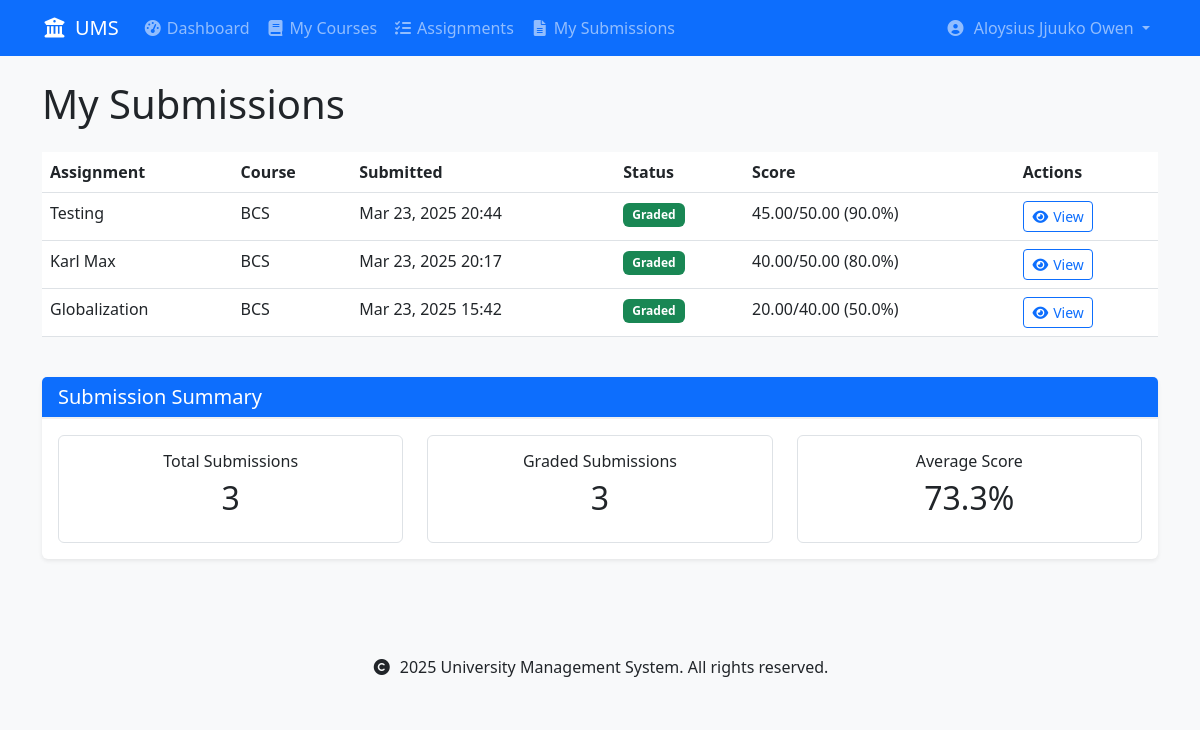
Page /assignments/my-submissions/ (signed in) on the committed database.
### accounts/models.py (models this page shows, shortened)
class User(AbstractUser):
    USER_TYPE_CHOICES = [
        ('student', 'Student'),
        ('lecturer', 'Lecturer'),
    ]
    user_type = models.CharField(max_length=10, choices=USER_TYPE_CHOICES)
    registration_number = models.CharField(max_length=20, unique=True, null=True, blank=True)
    staff_number = models.CharField(max_length=20, unique=True, null=True, blank=True)
    department = models.ForeignKey('schools.Department', on_delete=models.SET_NULL, null=True)
    class Meta:
        db_table = 'accounts_user'
        verbose_name = 'User'
        verbose_name_plural = 'Users'
    def is_student(self):
        return self.user_type == 'student'

### assignments/models.py (models this page shows, shortened)
class Submission(models.Model):
    assignment = models.ForeignKey(
        Assignment,
        on_delete=models.CASCADE,
        related_name='submissions'
    )
    student = models.ForeignKey(
        settings.AUTH_USER_MODEL,
        on_delete=models.CASCADE,
        related_name='submissions',
        limit_choices_to={'user_type': 'student'}
    )
    content = models.TextField(
        help_text="Your response to the assignment",
        blank=True
    )
    file = models.FileField(
        upload_to=submission_file_path,
        null=True,
        blank=True,
        help_text="Upload your assignment file (PDF format only)",
    )
    submitted_at = models.DateTimeField(auto_now_add=True)
    marks = models.DecimalField(
        max_digits=5,
        decimal_places=2,
        null=True,
        blank=True,
        validators=[MinValueValidator(0)]
    )
    feedback = models.TextField(blank=True)
    graded_by = models.ForeignKey(
        settings.AUTH_USER_MODEL,
        on_delete=models.SET_NULL,
        null=True,
        blank=True,
        related_name='graded_submissions',
        limit_choices_to={'user_type': 'lecturer'}
    )
    graded_at = models.DateTimeField(null=True, blank=True)
    class Meta:
        unique_together = ['assignment', 'student']
        ordering = ['-submitted_at']
    def is_late(self):
        return self.submitted_at > self.assignment.due_date

class Assignment(models.Model):
    title = models.CharField(max_length=200)
    course = models.ForeignKey(
        'courses.Course',
        on_delete=models.CASCADE,
        related_name='assignments'
    )
    description = models.TextField()
    due_date = models.DateTimeField()
    total_marks = models.DecimalField(
        max_digits=5,
        decimal_places=2,
        validators=[MinValueValidator(0)]
    )
    created_at = models.DateTimeField(auto_now_add=True)
    created_by = models.ForeignKey(
        settings.AUTH_USER_MODEL,
        on_delete=models.CASCADE,
        related_name='created_assignments'
    )
    class Meta:
        ordering = ['-due_date']

### courses/models.py (models this page shows, shortened)
class Course(models.Model):
    code = models.CharField(max_length=10, unique=True)
    name = models.CharField(max_length=100)
    department = models.ForeignKey(
        'schools.Department',
        on_delete=models.CASCADE,
        related_name='courses'
    )
    lecturer = models.ForeignKey(
        settings.AUTH_USER_MODEL,
        on_delete=models.SET_NULL,  # Changed from CASCADE to SET_NULL
        related_name='courses_teaching',
        limit_choices_to={'user_type': 'lecturer'},
        null=True  # Allow null for existing records
    )
    description = models.TextField(blank=True)
    credits = models.PositiveIntegerField(
        validators=[MinValueValidator(1), MaxValueValidator(6)],
        default=3  # Default number of credits
    )
    is_active = models.BooleanField(default=True)
    created_at = models.DateTimeField(auto_now_add=True)
    updated_at = models.DateTimeField(auto_now=True)
    class Meta:
        ordering = ['department', 'code']
        unique_together = ['department', 'code']

### assignments/views.py (the view)
# urls.py: path('my-submissions/', views.my_submissions, name='my_submissions'),
@login_required
def my_submissions(request):
    if not request.user.is_student():
        messages.error(request, 'Only students can view their submissions.')
        return redirect('home')
    submissions = request.user.submissions.select_related(
        'assignment',
        'assignment__course'
    ).order_by('-submitted_at')
    return render(request, 'assignments/my_submissions.html', {
        'submissions': submissions
    })

### core/templatetags/custom_filters.py (called while the page is built)
@register.filter
def calculate_percentage(value, total):
    try:
        return round((float(value) / float(total)) * 100, 1)
    except (ValueError, ZeroDivisionError, TypeError):
        return 0

@register.filter
def graded_count(submissions):
    if isinstance(submissions, QuerySet):
        return submissions.exclude(marks__isnull=True).count()
    return sum(1 for sub in submissions if sub.marks is not None)

@register.filter
def average_score(submissions):
    if not submissions:
        return None
    graded = [sub for sub in submissions if sub.marks is not None]
    if not graded:
        return None
    percentages = [
        (sub.marks / sub.assignment.total_marks) * 100
        for sub in graded
    ]
    return sum(percentages) / len(percentages)

### templates/assignments/my_submissions.html (shortened to what this page needs)
{% extends 'base.html' %}
{% load custom_filters %}
{% block content %}
<div class="container">
    <h1 class="mb-4">My Submissions</h1>
    {% if submissions %}
        <div class="table-responsive">
            <table class="table table-hover">
                <thead>
                    <tr>
                        <th>Assignment</th>
                        <th>Course</th>
                        <th>Submitted</th>
                        <th>Status</th>
                        <th>Score</th>
                        <th>Actions</th>
                    </tr>
                </thead>
                <tbody>
                    {% for submission in submissions %}
                        <tr>
                            <td>{{ submission.assignment.title }}</td>
                            <td>{{ submission.assignment.course.code }}</td>
                            <td>
                                {{ submission.submitted_at|date:"M d, Y H:i" }}
                            </td>
                            <td>
                                {% if submission.marks %}
                                    <span class="badge bg-success">Graded</span>
                                {% else %}
                                    <span class="badge bg-info">Submitted</span>
                                {% endif %}
                            </td>
                            <td>
                                {% if submission.marks %}
                                    {{ submission.marks }}/{{ submission.assignment.total_marks }}
                                    ({{ submission.marks|calculate_percentage:submission.assignment.total_marks }}%)
                                {% else %}
                                    <span class="text-muted">Pending</span>
                                {% endif %}
                            </td>
                            <td>
                                <div class="btn-group">
                                    <a href="{% url 'assignments:submission_detail' submission.id %}"
                                       class="btn btn-sm btn-outline-primary">
                                        <i class="fas fa-eye me-1"></i>View
                                    </a>
                                </div>
                            </td>
                        </tr>
                    {% endfor %}
                </tbody>
            </table>
        </div>
        <div class="card mt-4">
            <div class="card-header bg-primary text-white">
                <h5 class="card-title mb-0">Submission Summary</h5>
            </div>
            <div class="card-body">
                <div class="row">
                    <div class="col-md-4">
                        <div class="border rounded p-3 text-center">
                            <h6>Total Submissions</h6>
                            <h2>{{ submissions|length }}</h2>
                        </div>
                    </div>
                    <div class="col-md-4">
                        <div class="border rounded p-3 text-center">
                            <h6>Graded Submissions</h6>
                            <h2>{{ submissions|graded_count }}</h2>
                        </div>
                    </div>
                    <div class="col-md-4">
                        <div class="border rounded p-3 text-center">
                            <h6>Average Score</h6>
                            <h2>
                                {% with avg=submissions|average_score %}
                                    {% if avg %}
                                        {{ avg|floatformat:1 }}%
                                    {% else %}
                                        N/A
                                    {% endif %}
                                {% endwith %}
                            </h2>
                        </div>
                    </div>
                </div>
            </div>
        </div>
    {% endif %}
</div>
{% endblock %}

### templates/base.html (shortened to what this page needs)
{% load static %}
<!DOCTYPE html>
<html lang="en">
<head>
    <link href="https://cdn.jsdelivr.net/npm/bootstrap@5.3.0/dist/css/bootstrap.min.css" rel="stylesheet">
    <link href="https://cdnjs.cloudflare.com/ajax/libs/font-awesome/6.0.0/css/all.min.css" rel="stylesheet">
    <link href="{% static 'css/custom.css' %}" rel="stylesheet">
</head>
<body>
    <nav class="navbar navbar-expand-lg navbar-dark bg-primary">
        <div class="container">
            <a class="navbar-brand" href="{% url 'home' %}">
                <i class="fas fa-university me-2"></i>UMS
            </a>
            <div class="collapse navbar-collapse" id="navbarNav">
                <ul class="navbar-nav me-auto">
                    {% if user.is_authenticated %}
                        {% if user.is_student %}
                            <li class="nav-item">
                                <a class="nav-link" href="{% url 'accounts:student_dashboard' %}">
                                    <i class="fas fa-tachometer-alt me-1"></i>Dashboard
                                </a>
                            </li>
                            <li class="nav-item">
                                <a class="nav-link" href="{% url 'courses:my_courses' %}">
                                    <i class="fas fa-book me-1"></i>My Courses
                                </a>
                            </li>
                            <li class="nav-item">
                                <a class="nav-link" href="{% url 'assignments:assignment_list' %}">
                                    <i class="fas fa-tasks me-1"></i>Assignments
                                </a>
                            </li>
                            <li class="nav-item">
                                <a class="nav-link" href="{% url 'assignments:my_submissions' %}">
                                    <i class="fas fa-file-alt me-1"></i>My Submissions
                                </a>
                            </li>
                        {% endif %}
                    {% endif %}
                </ul>
                <ul class="navbar-nav">
                    {% if user.is_authenticated %}
                        <li class="nav-item dropdown">
                            <a class="nav-link dropdown-toggle" href="#" id="userDropdown" role="button"
                               data-bs-toggle="dropdown" aria-expanded="false">
                                <i class="fas fa-user-circle me-1"></i>
                                {{ user.get_full_name|default:user.username }}
                            </a>
                        </li>
                    {% endif %}
                </ul>
            </div>
        </div>
    </nav>
    <main class="py-4">
        {% block content %}
        {% endblock %}
    </main>
    <footer class="bg-light py-4 mt-5">
        <div class="container text-center">
            <p class="mb-0">
                <i class="fas fa-copyright me-1"></i>
                {% now "Y" %} University Management System. All rights reserved.
            </p>
        </div>
    </footer>
</body>
</html>

### static/css/custom.css (style rules this page uses)
body { background-color: #f8f9fa; }
.card { border: none; box-shadow: 0 0.125rem 0.25rem rgba(0, 0, 0, 0.075); transition: transform 0.2s; }
.card-header { background-color: #fff; border-bottom: 2px solid #f0f0f0; }
.badge { padding: 0.5em 0.75em; }
.badge.bg-success { background-color: #198754 !important; }
.btn-sm { padding: 0.25rem 0.5rem; font-size: 0.875rem; }
.fas { width: 1.25em; text-align: center; }

### rows in the picture
User: get_full_name "Aloysius Jjuuko Owen"
Submission: assignment "Testing", assignment.course.code "BCS", submitted_at "Mar 23, 2025 20:44", shows "Graded", marks "45.00", assignment.total_marks "50.00", marks|calculate_percentage "90.0"
Submission: assignment "Karl Max", assignment.course.code "BCS", submitted_at "Mar 23, 2025 20:17", shows "Graded", marks "40.00", assignment.total_marks "50.00", marks|calculate_percentage "80.0"
Submission: assignment "Globalization", assignment.course.code "BCS", submitted_at "Mar 23, 2025 15:42", shows "Graded", marks "20.00", assignment.total_marks "40.00", marks|calculate_percentage "50.0"

### other values in the picture
{{ submissions|length }} "3"
{{ submissions|graded_count }} "3"
{{ avg|floatformat:1 }} "73.3"
